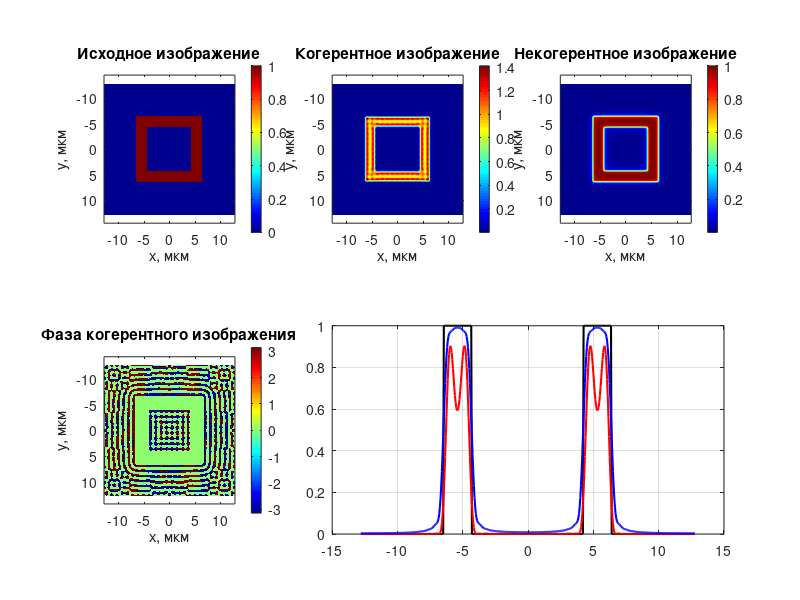

MATLAB code to generate this figure: (Note: this script raises an error after producing the figure.)
% Часть 2. Формирование изображения произвольного изображения
% Полностью рабочий код для Octave

clear; clc; close all;
pkg load image;

%% Параметры системы
N = 512;                    % Размер массива [пиксели]
lambda = 0.5;               % Длина волны [мкм]
Dzr = 20;                   % Охват зрачка [к.е.]
A = 0.5;                    % Апертура [к.е.]
Rzr = N / Dzr;              % Радиус зрачка [пиксели]
dp = Dzr / N;               % Шаг по зрачку [к.е./пиксель]
dn = 1 / (N * dp);          % Шаг по предмету [к.е.]
dx = dn * (lambda / A);     % Шаг по изображению [мкм]

%% Создание координатных сеток
n_values = linspace(-dn*N/2, dn*N/2-dn, N);
p_values = linspace(-dp*N/2, dp*N/2-dp, N);
x_values = linspace(-dx*N/2, dx*N/2-dx, N);

[nx, ny] = meshgrid(n_values, n_values);
[px, py] = meshgrid(p_values, p_values);
[x, y] = meshgrid(x_values, x_values);

%% Функция зрачка
r = sqrt(px.^2 + py.^2);
f = double(r <= 1); % Круглая апертура

%% Загрузка и подготовка изображения
[fn, pn] = uigetfile({'*.jpg;*.png;*.bmp;*.tif', 'Image Files'}, 'Select an image');
if isequal(fn, 0)
    item = double(zeros(N));
    item(N/4:3*N/4, N/4:3*N/4) = 1;
    item(N/3:2*N/3, N/3:2*N/3) = 0;
else
    img = im2double((imread(fullfile(pn, fn))));
    item = imresize(img, [N, N]);
end

%% Когерентное освещение
fft_item = fftshift(fft2(ifftshift(item)));
filtered_image = fft_item .* f;
ifft_image = fftshift(ifft2(ifftshift(filtered_image)));
intensity_image = abs(ifft_image).^2;

%% Некогерентное освещение
object_intensity = abs(item).^2;
fft_object = fftshift(fft2(ifftshift(object_intensity)));

% Расчет PSF и OTF
ifft_scattering = (dp/dn) * N * fftshift(ifft2(ifftshift(f)));
PSF = abs(ifft_scattering).^2 / (pi^2);
OTF = (dn/dp) * pi * fftshift(fft2(ifftshift(PSF))) / N;

fft_image = fft_object .* OTF;
ifft_intens_image = real(fftshift(ifft2(ifftshift(fft_image))));
ifft_intens_image = ifft_intens_image / max(ifft_intens_image(:));

%% Визуализация результатов
figure('Name', 'Анализ формирования изображения', 'Position', [100 100 1200 800]);

% 1. Исходное изображение
subplot(2,3,1);
imagesc(x_values, x_values, item);
colormap(gray); axis equal tight; colorbar;
title('Исходное изображение');
xlabel('x, мкм'); ylabel('y, мкм');

% 2. Когерентное изображение
subplot(2,3,2);
imagesc(x_values, x_values, intensity_image);
colormap(gray); axis equal tight; colorbar;
title('Когерентное изображение');
xlabel('x, мкм'); ylabel('y, мкм');

% 3. Некогерентное изображение
subplot(2,3,3);
imagesc(x_values, x_values, ifft_intens_image);
colormap(gray); axis equal tight; colorbar;
title('Некогерентное изображение');
xlabel('x, мкм'); ylabel('y, мкм');

% 4. Фаза когерентного изображения
subplot(2,3,4);
imagesc(x_values, x_values, angle(ifft_image));
colormap(jet); axis equal tight; colorbar;
title('Фаза когерентного изображения');
xlabel('x, мкм'); ylabel('y, мкм');

% 5. Сравнение сечений
subplot(2,3,[5,6]);
plot(x_values, item(N/2,:), 'k-', 'LineWidth', 1.5, 'DisplayName', 'Исходное');
hold on;
plot(x_values, intensity_image(N/2,:)/max(intensity_image(:)), 'r-', 'LineWidth', 1.5, 'DisplayName', 'Когерентное');
plot(x_values, ifft_intens_image(N/2,:), 'b-', 'LineWidth', 1.5, 'DisplayName', 'Некогерентное');
hold off;
grid on; xlim([-x_max x_max]); ylim([0 1.1]);
legend('Location', 'northeast');
title('Сравнение сечений (нормированные)');
xlabel('x, мкм'); ylabel('Нормированная интенсивность');

%% Дополнительное окно с характеристиками системы
figure('Name', 'Характеристики оптической системы', 'Position', [200 200 1000 600]);

% 1. Функция зрачка
subplot(2,3,1);
imagesc(p_values, p_values, f);
colormap(gray); axis equal tight; colorbar;
title('Функция зрачка');
xlabel('px, к.е.'); ylabel('py, к.е.');

% 2. ФРТ (PSF)
subplot(2,3,2);
imagesc(x_values, x_values, PSF/max(PSF(:)));
colormap(gray); axis equal tight; colorbar;
title('ФРТ (нормированная)');
xlabel('x, мкм'); ylabel('y, мкм');

% 3. Сечение ФРТ
subplot(2,3,3);
plot(x_values, PSF(N/2,:)/max(PSF(:)), 'b-', 'LineWidth', 2);
xlim([-x_max/4 x_max/4]); grid on;
title('Сечение ФРТ');
xlabel('x, мкм'); ylabel('Нормированная интенсивность');

% 4. Модуль ФПМ (OTF)
subplot(2,3,4);
plot(p_values, abs(OTF(N/2,:)), 'r-', 'LineWidth', 2);
xlim([0 p_max/2]); ylim([0 1.1]); grid on;
title('Модуль ФПМ');
xlabel('Пространственная частота, к.е.'); ylabel('Модуль передачи');

% 5. Фаза ФПМ
subplot(2,3,5);
plot(p_values, angle(OTF(N/2,:)), 'g-', 'LineWidth', 2);
xlim([0 p_max/2]); grid on;
title('Фаза ФПМ');
xlabel('Пространственная частота, к.е.'); ylabel('Фаза [рад]');

% 6. 3D ФРТ (исправленная версия)
subplot(2,3,6);
step = 8; % Уменьшаем количество точек для 3D графика
idx = 1:step:N;
[x_plot, y_plot] = meshgrid(x_values(idx), y_values(idx));
surf(x_plot, y_plot, PSF(idx,idx)/max(PSF(:)));
shading interp; colormap(jet);
title('3D вид ФРТ');
xlabel('x, мкм'); ylabel('y, мкм'); zlabel('Интенсивность');
view(30, 45);

%% Сохранение результатов
save_results = questdlg('Сохранить результаты?', 'Сохранение', 'Да', 'Нет', 'Да');
if strcmp(save_results, 'Да')
    folder_name = uigetdir('', 'Выберите папку для сохранения');
    if folder_name ~= 0
        saveas(gcf, fullfile(folder_name, 'optical_system_results.png'));
        f = findobj('Name', 'Характеристики оптической системы');
        if ~isempty(f)
            saveas(f, fullfile(folder_name, 'system_characteristics.png'));
        end
        save(fullfile(folder_name, 'simulation_data.mat'), ...
             'item', 'intensity_image', 'ifft_intens_image', 'PSF', 'OTF');
        disp('Результаты успешно сохранены');
    end
end
